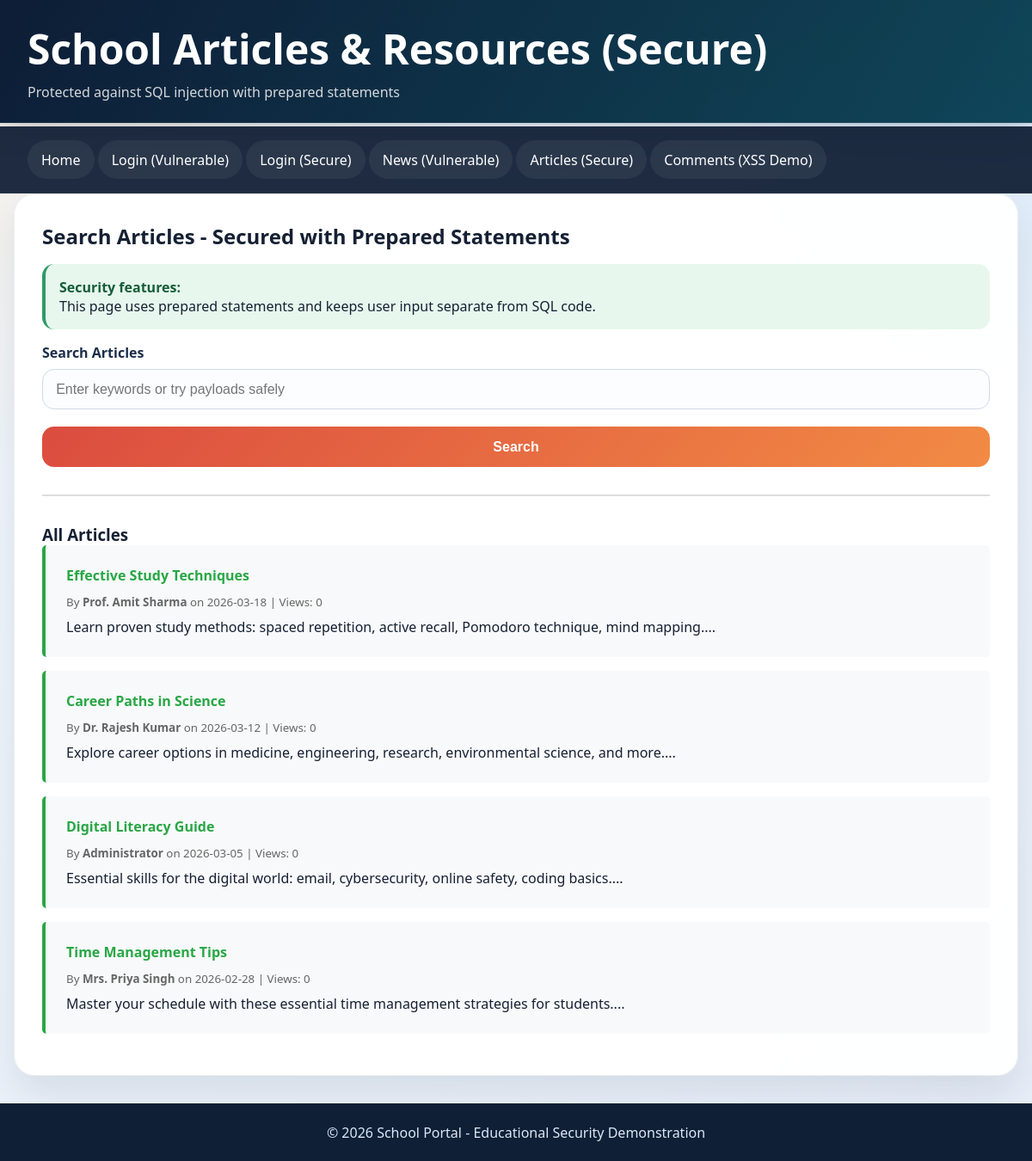
/pages/articles_secure.php, run on the app's committed database.
### tables this page shows
CREATE TABLE articles (
    id INT PRIMARY KEY AUTO_INCREMENT,
    title VARCHAR(200) NOT NULL,
    content LONGTEXT NOT NULL,
    author_id INT,
    category VARCHAR(50),
    published_date DATE,
    views INT DEFAULT 0,
    is_featured TINYINT DEFAULT 0,
    is_active TINYINT DEFAULT 1,
    created_at TIMESTAMP DEFAULT CURRENT_TIMESTAMP,
    updated_at TIMESTAMP DEFAULT CURRENT_TIMESTAMP ON UPDATE CURRENT_TIMESTAMP,
    FOREIGN KEY (author_id) REFERENCES users(id),
    INDEX idx_published_date (published_date),
    INDEX idx_category (category),
    INDEX idx_active (is_active)
);

### pages/articles_secure.php (the view, shortened to what this page needs)
<?php
include '../includes/config.php';
$articles_results = array();
$search_query = '';
$all_articles = array();
$all_articles_query = "
    SELECT a.id, a.title, a.content, COALESCE(u.full_name, 'Unknown Author') AS author, a.published_date, a.views
    FROM articles a
    LEFT JOIN users u ON a.author_id = u.id
    ORDER BY a.published_date DESC
";
$all_articles_result = $conn->query($all_articles_query);
if ($all_articles_result) {
    while ($article = $all_articles_result->fetch_assoc()) {
        $all_articles[] = $article;
    }
}
?>
<!DOCTYPE html>
<html lang="en">
<head>
    <link rel="stylesheet" href="../css/style.css">
</head>
<body>
    <header>
        <h1>School Articles & Resources (Secure)</h1>
        <p>Protected against SQL injection with prepared statements</p>
    </header>
    <nav>
        <a href="../index.php">Home</a>
        <a href="login_vulnerable.php">Login (Vulnerable)</a>
        <a href="login_secure.php">Login (Secure)</a>
        <a href="news_vulnerable.php">News (Vulnerable)</a>
        <a href="articles_secure.php">Articles (Secure)</a>
        <a href="xss_vulnerable.php">Comments (XSS Demo)</a>
    </nav>
    <div class="container">
        <div class="card">
            <h2>Search Articles - Secured with Prepared Statements</h2>
            <div class="security-box">
                <strong>Security features:</strong><br>
                This page uses prepared statements and keeps user input separate from SQL code.
            </div>
            <form method="POST">
                <div class="form-group">
                    <label for="search">Search Articles</label>
                    <input type="text" id="search" name="search" placeholder="Enter keywords or try payloads safely" value="<?php echo htmlspecialchars($search_query, ENT_QUOTES, 'UTF-8'); ?>">
                </div>
                <button type="submit">Search</button>
            </form>
            <hr style="margin: 2rem 0; border: none; border-top: 2px solid #ddd;">
            <?php if ($search_query !== ''): ?>
                <h3>Search Results</h3>
                <?php if (!empty($articles_results)): ?>
                    <?php foreach ($articles_results as $article): ?>
                        <div style="background: #f8f9fa; padding: 1.5rem; margin-bottom: 1rem; border-radius: 5px; border-left: 4px solid #28a745;">
                            <h4 style="color: #28a745; margin-bottom: 0.5rem;"><?php echo htmlspecialchars($article['title'], ENT_QUOTES, 'UTF-8'); ?></h4>
                            <p style="color: #666; margin-bottom: 0.5rem;">
                                <small>
                                    By <strong><?php echo htmlspecialchars($article['author'], ENT_QUOTES, 'UTF-8'); ?></strong>
                                    on <?php echo htmlspecialchars($article['published_date'], ENT_QUOTES, 'UTF-8'); ?>
                                    | Views: <?php echo htmlspecialchars($article['views'], ENT_QUOTES, 'UTF-8'); ?>
                                </small>
                            </p>
                            <p><?php echo htmlspecialchars(substr($article['content'], 0, 200), ENT_QUOTES, 'UTF-8'); ?>...</p>
                        </div>
                    <?php endforeach; ?>
                <?php else: ?>
                    <div class="alert alert-info">No articles found for that search.</div>
                <?php endif; ?>
            <?php else: ?>
                <h3>All Articles</h3>
                <?php foreach ($all_articles as $article): ?>
                    <div style="background: #f8f9fa; padding: 1.5rem; margin-bottom: 1rem; border-radius: 5px; border-left: 4px solid #28a745;">
                        <h4 style="color: #28a745; margin-bottom: 0.5rem;"><?php echo htmlspecialchars($article['title'], ENT_QUOTES, 'UTF-8'); ?></h4>
                        <p style="color: #666; margin-bottom: 0.5rem;">
                            <small>
                                By <strong><?php echo htmlspecialchars($article['author'], ENT_QUOTES, 'UTF-8'); ?></strong>
                                on <?php echo htmlspecialchars($article['published_date'], ENT_QUOTES, 'UTF-8'); ?>
                                | Views: <?php echo htmlspecialchars($article['views'], ENT_QUOTES, 'UTF-8'); ?>
                            </small>
                        </p>
                        <p><?php echo htmlspecialchars(substr($article['content'], 0, 200), ENT_QUOTES, 'UTF-8'); ?>...</p>
                    </div>
                <?php endforeach; ?>
            <?php endif; ?>
        </div>
    </div>
    <footer>
        <p>&copy; 2026 School Portal - Educational Security Demonstration</p>
    </footer>
</body>
</html>

### css/style.css (style rules this page uses)
* { margin: 0; padding: 0; box-sizing: border-box; }
body { font-family: "Segoe UI", Tahoma, Geneva, Verdana, sans-serif; background: radial-gradient(circle at top left, rgba(255, 214, 153, 0.22), transparent 30%), radial-gradient(circle at top right, rgba(108, 180, 238, 0.18), transparent 28%), linear-gradient(145deg, #f4f7fb 0%, #edf3fb 48%, #e7eef8 100%); color: #152033; min-height: 100vh; display: flex; flex-direction: column; }
a { color: inherit; }
.container { width: min(1180px, calc(100% - 32px)); margin: 0 auto; }
.site-header, header { color: #fff; background: linear-gradient(120deg, rgba(13, 29, 54, 0.95), rgba(15, 74, 92, 0.88)), linear-gradient(180deg, #102038, #0f2742); border-bottom: 1px solid rgba(255, 255, 255, 0.08); box-shadow: 0 18px 40px rgba(9, 24, 47, 0.18); }
header { padding: 1.5rem 2rem; margin-bottom: 1.25rem; }
header h1 { font-size: clamp(2rem, 4vw, 3.2rem); margin-bottom: 0.45rem; }
header p, .header-copy { font-size: 1rem; color: rgba(255, 255, 255, 0.82); max-width: 720px; }
.main-nav, nav { background: rgba(12, 27, 49, 0.92); backdrop-filter: blur(8px); border-bottom: 1px solid rgba(255, 255, 255, 0.06); }
nav { padding: 1rem 2rem; margin-top: -1rem; }
nav a { color: #fff; text-decoration: none; padding: 0.72rem 1rem; border-radius: 999px; transition: transform 0.2s ease, background 0.2s ease, box-shadow 0.2s ease; display: inline-block; background: rgba(255, 255, 255, 0.06); }
.card { background: rgba(255, 255, 255, 0.96); border: 1px solid rgba(17, 41, 69, 0.08); border-radius: 24px; box-shadow: 0 22px 45px rgba(18, 38, 63, 0.1); padding: 2rem; margin-bottom: 2rem; animation: slideIn 0.32s ease-out; }
.btn-primary, button { background: linear-gradient(135deg, #db4c3f 0%, #f28b44 100%); color: #fff; padding: 0.9rem 1.4rem; border: none; border-radius: 14px; font-size: 1rem; font-weight: 700; cursor: pointer; text-decoration: none; transition: transform 0.2s ease, box-shadow 0.2s ease; }
button { width: 100%; }
.form-group { margin-bottom: 1.25rem; }
label { display: block; margin-bottom: 0.5rem; font-weight: 700; color: #1b2f4a; }
input[type="text"], input[type="email"], input[type="password"], input[type="number"], input[type="date"], input[type="tel"], select, textarea { width: 100%; padding: 0.85rem 0.95rem; border: 1px solid #cfdae8; border-radius: 14px; font-size: 1rem; background: #fbfdff; transition: border-color 0.2s ease, box-shadow 0.2s ease; }
.security-box { background: #e7f7ed; border-left: 4px solid #2e9b67; padding: 1rem; margin: 1rem 0; border-radius: 14px; }
.security-box strong { color: #165e38; }
footer { background: #0f1f35; color: #dbe8f8; text-align: center; padding: 1.4rem; margin-top: auto; }

### data on the page
articles: title "Effective Study Techniques", author "Prof. Amit Sharma", published_date "2026-03-18", views "0", content "Learn proven study methods: spaced repetition, active recall, Pomodoro technique, mind mapping."
articles: title "Career Paths in Science", author "Dr. Rajesh Kumar", published_date "2026-03-12", views "0", content "Explore career options in medicine, engineering, research, environmental science, and more."
articles: title "Digital Literacy Guide", author "Administrator", published_date "2026-03-05", views "0", content "Essential skills for the digital world: email, cybersecurity, online safety, coding basics."
articles: title "Time Management Tips", author "Mrs. Priya Singh", published_date "2026-02-28", views "0", content "Master your schedule with these essential time management strategies for students."
